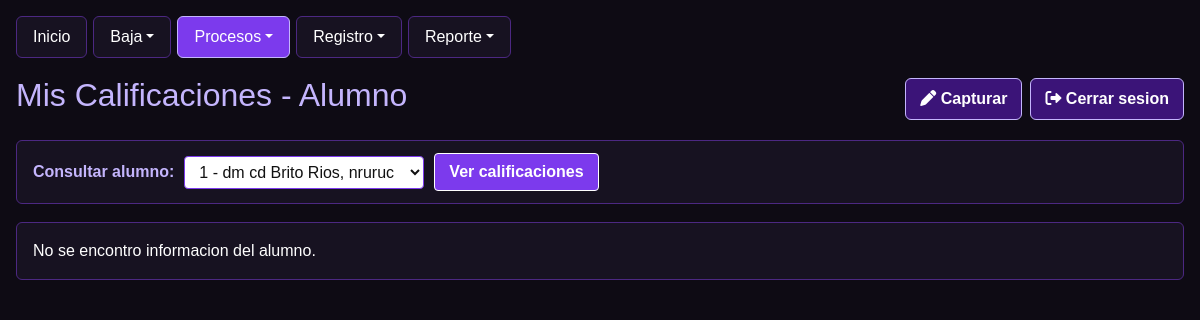
Before: /Escuela/procesos/pro_vista.php with the older database file.
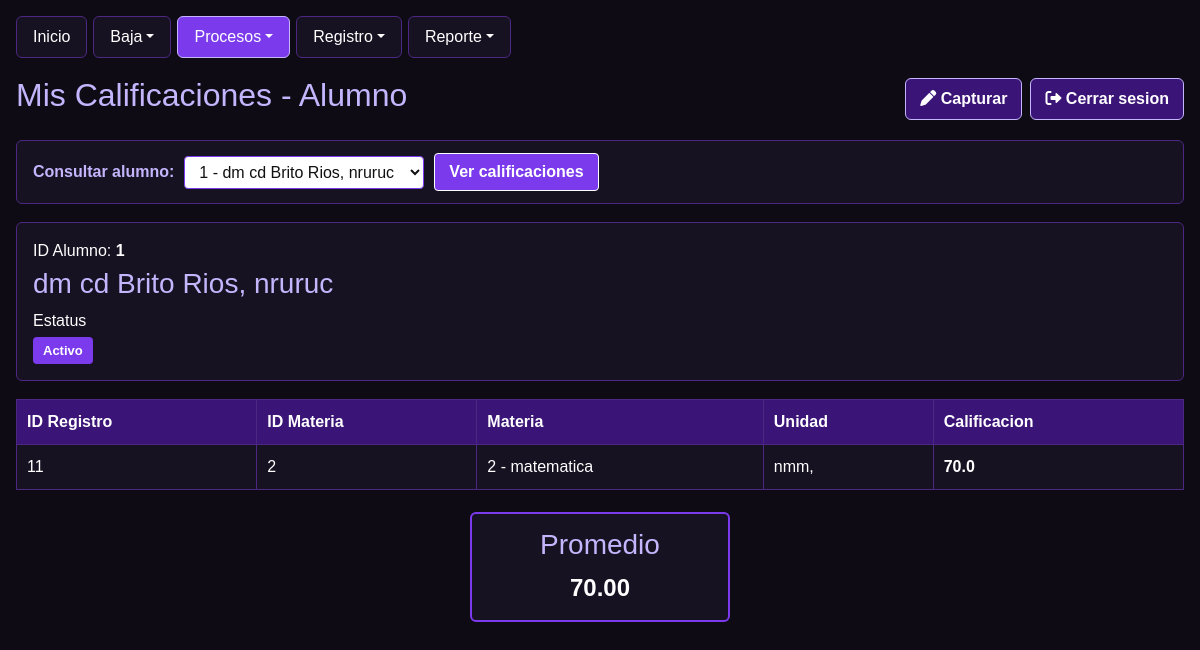
After: the same page with the newer database file.
### tables this page shows
CREATE TABLE `alumnos` (
  `id_alumno` int(11) NOT NULL,
  `nombre` varchar(50) NOT NULL,
  `apaterno` varchar(50) NOT NULL,
  `amaterno` varchar(50) DEFAULT NULL,
  `dom` varchar(100) DEFAULT NULL,
  `mail` varchar(100) DEFAULT NULL,
  `tel` varchar(20) DEFAULT NULL,
  `id_grupo` varchar(50) DEFAULT NULL,
  `estatus` int(11) DEFAULT 1
);

CREATE TABLE `capcal` (
  `id_capcal` int(11) NOT NULL,
  `id_alumno` varchar(50) NOT NULL,
  `cal` decimal(5,2) NOT NULL,
  `id_unidad` int(11) NOT NULL,
  `id_mat` varchar(50) NOT NULL DEFAULT '',
  `calificacion` decimal(6,2) NOT NULL DEFAULT 0.00
);

CREATE TABLE `materias` (
  `id_mat` int(11) NOT NULL,
  `descripcion` varchar(100) NOT NULL,
  `id_prof` int(11) NOT NULL,
  `estatus` int(11) DEFAULT 1
);

CREATE TABLE `unidad` (
  `id_unidad` int(11) NOT NULL,
  `descripcion` varchar(150) NOT NULL
);

### Escuela/procesos/pro_vista.php (the view, shortened to what the changed rows need)
<?php
require_once __DIR__ . '/../conexion.php';
$cal_minima_aprobatoria = 6.0;
function obtener_esquema_vista(PDO $pdo, string $tabla): array {
    $cols = [];
    $pk = null;
    try {
        $stmt = $pdo->query("SHOW COLUMNS FROM `{$tabla}`");
        if ($stmt) {
            foreach ($stmt->fetchAll(PDO::FETCH_ASSOC) as $row) {
                $cols[] = $row["Field"];
                if ($row["Key"] === "PRI" && $pk === null) {
                    $pk = $row["Field"];
                }
            }
        }
    } catch (PDOException $e) {
        return ["cols" => [], "pk" => null];
    }
    return ["cols" => $cols, "pk" => $pk];
}
function detectar_col_vista(array $cols, array $candidatos, $default = null) {
    foreach ($candidatos as $c) {
        if (in_array($c, $cols, true)) {
            return $c;
        }
    }
    return $default;
}
$esq_capcal  = obtener_esquema_vista($conexion, "capcal");
$esq_alumnos = obtener_esquema_vista($conexion, "alumnos");
$esq_mat     = obtener_esquema_vista($conexion, "materias");
$esq_uni     = obtener_esquema_vista($conexion, "unidad");
$cols_cap = $esq_capcal["cols"];
$pk_cap   = detectar_col_vista($cols_cap, ["id", "id_capcal", "id_calificacion"], $esq_capcal["pk"] ?? ($cols_cap[0] ?? "id"));
$col_alu_cap = detectar_col_vista($cols_cap, ["id_alumno", "alumno_id", "matricula", "id_alu"]);
$col_mat_cap = detectar_col_vista($cols_cap, ["id_mat", "id_materia", "materia_id", "clave_mat", "cve_mat"]);
$col_uni_cap = detectar_col_vista($cols_cap, ["unidad", "id_unidad", "unidad_id", "num_unidad"]);
$col_cal_cap = detectar_col_vista($cols_cap, ["calificacion", "calif", "nota", "promedio"]);
$pk_alu = detectar_col_vista($esq_alumnos["cols"], ["id_alumno", "id", "matricula"], $esq_alumnos["pk"] ?? "id_alumno");
$pk_mat = detectar_col_vista($esq_mat["cols"], ["id_mat", "id_materia", "id", "clave"], $esq_mat["pk"] ?? "id_mat");
$id_alumno = null;
if (isset($_GET["id_alumno"]) && $_GET["id_alumno"] !== "") {
    $id_alumno = trim((string)$_GET["id_alumno"]);
} elseif (isset($_SESSION["id_alumno"]) && $_SESSION["id_alumno"] !== "") {
    $id_alumno = trim((string)$_SESSION["id_alumno"]);
} else {
    if ($col_alu_cap !== null && count($cols_cap) > 0) {
        $row_cc = $conexion->query("SELECT `{$col_alu_cap}` AS alu_id FROM capcal WHERE `{$col_alu_cap}` IS NOT NULL AND `{$col_alu_cap}` <> '' ORDER BY `{$pk_cap}` DESC LIMIT 1")->fetch(PDO::FETCH_ASSOC);
        if ($row_cc && isset($row_cc["alu_id"])) {
            $id_alumno = trim((string)$row_cc["alu_id"]);
        }
    }
}
$alumno = null;
if ($id_alumno !== null && $id_alumno !== "" && count($esq_alumnos["cols"]) > 0) {
    $stmt_al = $conexion->prepare("SELECT * FROM alumnos WHERE CAST(`{$pk_alu}` AS CHAR) = :id_al LIMIT 1");
    $stmt_al->execute(["id_al" => $id_alumno]);
    $alumno = $stmt_al->fetch(PDO::FETCH_ASSOC) ?: null;
}
$claves_busqueda = [];
if ($id_alumno !== null && $id_alumno !== "") {
    $claves_busqueda[] = $id_alumno;
}
if ($alumno) {
    foreach ([$pk_alu, "matricula", "id_alumno", "id"] as $campo_extra) {
        if (isset($alumno[$campo_extra]) && (string)$alumno[$campo_extra] !== "") {
            $claves_busqueda[] = (string)$alumno[$campo_extra];
        }
    }
}
$claves_busqueda = array_values(array_unique($claves_busqueda));
$calificaciones = [];
if (count($claves_busqueda) > 0 && count($cols_cap) > 0 && $col_alu_cap !== null) {
    $expr_mat = $col_mat_cap ? "c.`{$col_mat_cap}`" : "''";
    $expr_uni = $col_uni_cap ? "c.`{$col_uni_cap}`" : "'-'";
    $expr_cal = $col_cal_cap ? "c.`{$col_cal_cap}`" : "0";
    $joins = "";
    $extra_sel = "";
    if ($col_mat_cap !== null && count($esq_mat["cols"]) > 0) {
        $joins .= " LEFT JOIN materias m ON CAST(c.`{$col_mat_cap}` AS CHAR) = CAST(m.`{$pk_mat}` AS CHAR)";
        $extra_sel .= ", m.*";
    }
    if ($col_uni_cap !== null && count($esq_uni["cols"]) > 0) {
        $pk_u = detectar_col_vista($esq_uni["cols"], ["id_unidad", "unidad", "id"], $esq_uni["pk"] ?? $esq_uni["cols"][0]);
        $joins .= " LEFT JOIN unidad u ON CAST(c.`{$col_uni_cap}` AS CHAR) = CAST(u.`{$pk_u}` AS CHAR)";
        $col_nom_u = detectar_col_vista($esq_uni["cols"], ["nombre", "descripcion", "unidad"]);
        if ($col_nom_u) {
            $extra_sel .= ", u.`{$col_nom_u}` AS nombre_unidad_tbl";
        }
    }
    $placeholders = implode(", ", array_fill(0, count($claves_busqueda), "?"));
    $sql_cal = "
        SELECT
            c.`{$pk_cap}` AS id_reg,
            c.`{$col_alu_cap}` AS id_alu_reg,
            {$expr_mat} AS cod_mat,
            {$expr_uni} AS cod_uni,
            {$expr_cal} AS calif
            {$extra_sel}
        FROM capcal c
        {$joins}
        WHERE TRIM(CAST(c.`{$col_alu_cap}` AS CHAR)) IN ({$placeholders})
        ORDER BY c.`{$pk_cap}` ASC
    ";
    $stmt_cal = $conexion->prepare($sql_cal);
    $stmt_cal->execute($claves_busqueda);
    $calificaciones = $stmt_cal->fetchAll(PDO::FETCH_ASSOC);
}
$promedio = 0.00;
$conteo_num = 0;
foreach ($calificaciones as $fila) {
    if (isset($fila["calif"]) && is_numeric($fila["calif"])) {
        $promedio += (float)$fila["calif"];
        $conteo_num++;
    }
}
if ($conteo_num > 0) {
    $promedio = $promedio / $conteo_num;
}
$promedioEsMenor = ($conteo_num > 0 && $promedio < $cal_minima_aprobatoria);
?>
<!DOCTYPE html>
<html lang="es">
<head>
    <link href="https://cdn.jsdelivr.net/npm/bootstrap@5.3.8/dist/css/bootstrap.min.css" rel="stylesheet" />
    <link rel="stylesheet" href="https://cdnjs.cloudflare.com/ajax/libs/font-awesome/6.0.0/css/all.min.css" />
</head>
<body class="p-3 m-0 border-0">
    <div class="top-bar">
        <h2>Mis Calificaciones - Alumno</h2>
    </div>
    <?php if ($alumno): ?>
        <?php
        $id_al_mostrar = (string)($alumno[$pk_alu] ?? $id_alumno);
        $nombre_al = trim(($alumno["apaterno"] ?? "") . " " . ($alumno["amaterno"] ?? "") . ", " . ($alumno["nombre"] ?? ""));
        $est_raw = $alumno["estatus"] ?? 1;
        $est_texto = ((string)$est_raw === "1" || strtolower((string)$est_raw) === "activo") ? "Activo" : "Inactivo";
        ?>
        <div class="tarjeta-alumno">
            <p class="mb-1">ID Alumno: <strong><?= htmlspecialchars($id_al_mostrar, ENT_QUOTES, "UTF-8") ?></strong></p>
            <h3 class="mb-2"><?= htmlspecialchars($nombre_al, ENT_QUOTES, "UTF-8") ?></h3>
            <p class="mb-1">Estatus</p>
            <span class="badge-activo"><?= htmlspecialchars($est_texto, ENT_QUOTES, "UTF-8") ?></span>
        </div>
        <table>
            <thead>
                <tr>
                    <th>ID Registro</th>
                    <th>ID Materia</th>
                    <th>Materia</th>
                    <th>Unidad</th>
                    <th>Calificacion</th>
                </tr>
            </thead>
            <tbody>
                <?php if (count($calificaciones) > 0): ?>
                    <?php foreach ($calificaciones as $fila): ?>
                        <?php
                        $nom_mat = $fila["nombre"] ?? $fila["materia"] ?? $fila["asignatura"] ?? $fila["descripcion"] ?? $fila["cod_mat"];
                        $texto_mat = ((string)$fila["cod_mat"] !== (string)$nom_mat && (string)$fila["cod_mat"] !== "")
                            ? ((string)$fila["cod_mat"] . " - " . (string)$nom_mat)
                            : (string)$nom_mat;
                        $texto_uni = $fila["nombre_unidad_tbl"] ?? $fila["cod_uni"] ?? "-";
                        $calNum = is_numeric($fila["calif"]) ? (float)$fila["calif"] : 0.0;
                        $esMenor = is_numeric($fila["calif"]) && ($calNum < $cal_minima_aprobatoria);
                        ?>
                        <tr>
                            <td><?= htmlspecialchars((string)$fila["id_reg"], ENT_QUOTES, "UTF-8") ?></td>
                            <td><?= htmlspecialchars((string)$fila["cod_mat"], ENT_QUOTES, "UTF-8") ?></td>
                            <td><?= htmlspecialchars($texto_mat, ENT_QUOTES, "UTF-8") ?></td>
                            <td><?= htmlspecialchars((string)$texto_uni, ENT_QUOTES, "UTF-8") ?></td>
                            <td>
                                <strong class="<?= $esMenor ? 'calif-baja' : '' ?>">
                                    <?= is_numeric($fila["calif"]) ? number_format($calNum, 1) : htmlspecialchars((string)$fila["calif"], ENT_QUOTES, "UTF-8") ?>
                                </strong>
                            </td>
                        </tr>
                    <?php endforeach; ?>
                <?php else: ?>
                    <tr>
                        <td colspan="5">No hay calificaciones registradas en <code>capcal</code> para este alumno.</td>
                    </tr>
                <?php endif; ?>
            </tbody>
        </table>
        <div class="promedio-box">
            <h3>Promedio</h3>
            <p class="promedio-valor <?= $promedioEsMenor ? 'calif-baja' : '' ?>"><?= number_format($promedio, 2) ?></p>
        </div>
    <?php else: ?>
        <div class="tarjeta-alumno">
            <p class="mb-0">No se encontro informacion del alumno.</p>
        </div>
    <?php endif; ?>
</body>
</html>

Changed rows visible on the page:
now on this page (row unchanged): alumnos: nombre_al "dm cd Brito Rios, nruruc", estatus "Activo"
added capcal: id_capcal "11", id_mat "2", id_mat.descripcion "2 - matematica", id_unidad.descripcion "nmm,", calificacion "70.0"
Other visible differences:
$id_al_mostrar: (not shown) → "1"
$promedio: (not shown) → "70.00"
text no longer shown: "No se encontro informacion del alumno."
text now shown: "ID Alumno: Estatus ID Registro ID Materia Materia Unidad Calificacion Promedio"
